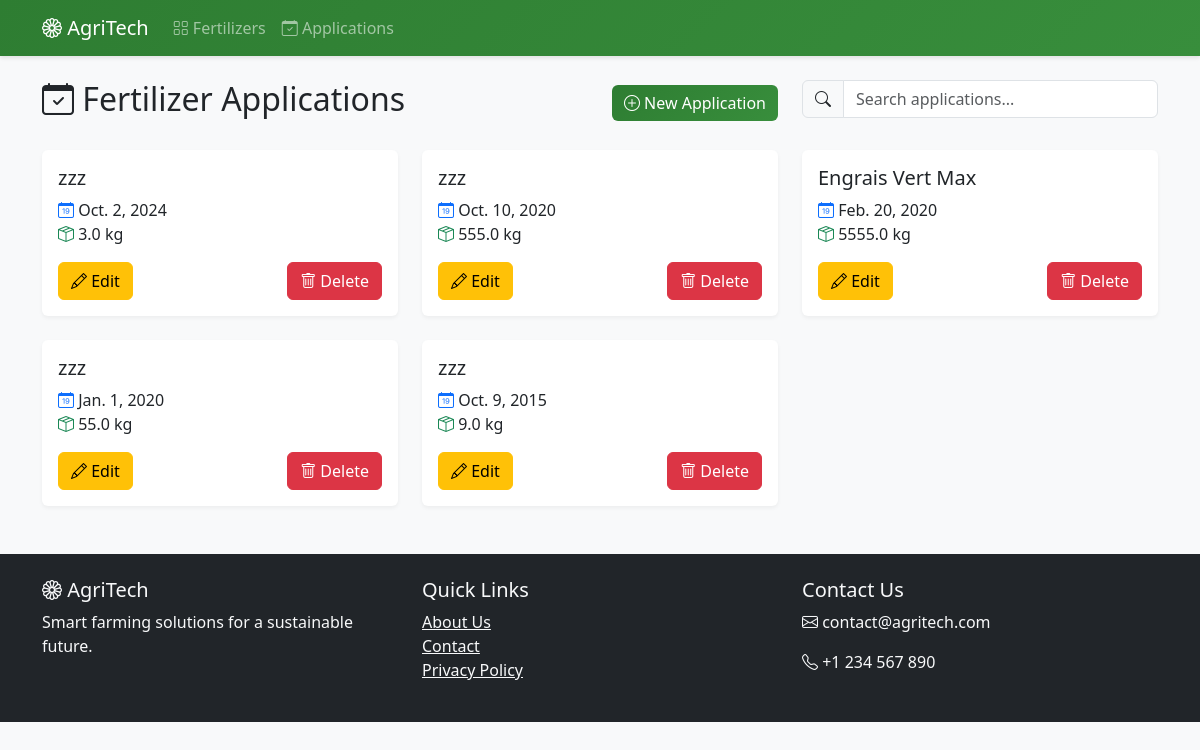
The app's page /engrais/applications/ (signed in), older data.
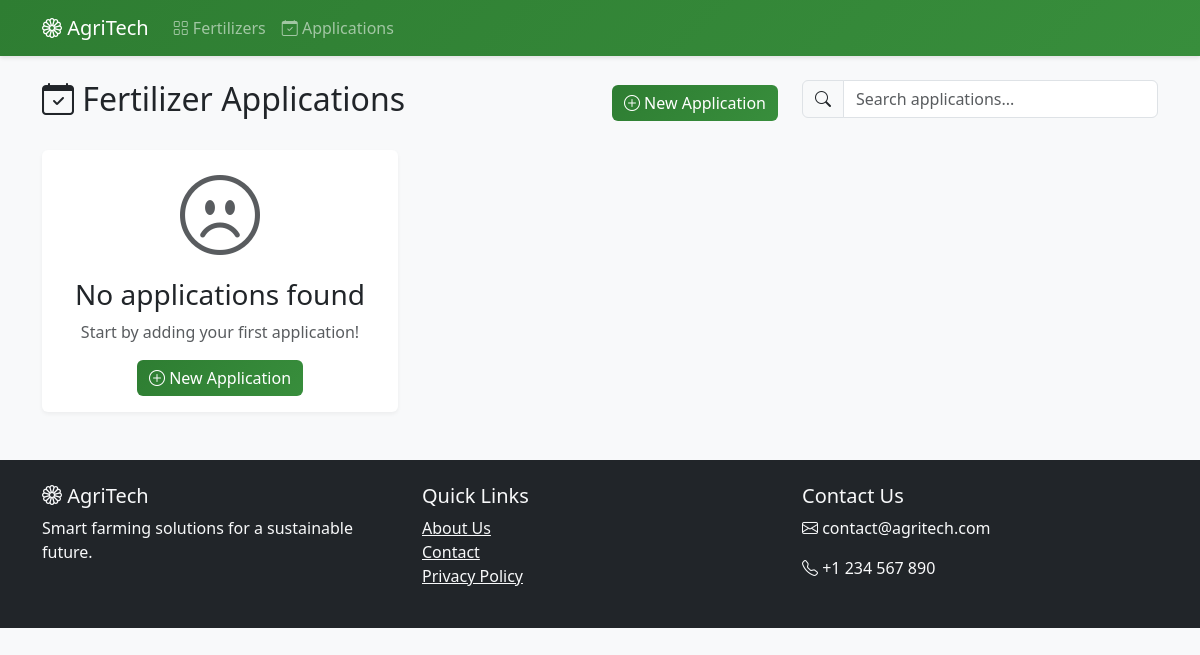
The same page, newer data.
### gestionEngrais/models.py (models this page shows, shortened)
class ApplicationEngrais(models.Model):
    engrais = models.ForeignKey(Engrais, on_delete=models.CASCADE)
    date = models.DateField()
    quantite = models.FloatField(validators=[MinValueValidator(0.0)])
    class Meta:
        verbose_name = "Application d'engrais"
        verbose_name_plural = "Applications d'engrais"
        ordering = ['-date']
    engrais = models.ForeignKey(Engrais, on_delete=models.CASCADE)
    date = models.DateField()
    quantite = models.FloatField(validators=[MinValueValidator(0.0)])
    class Meta:
        verbose_name = "Application d'engrais"
        verbose_name_plural = "Applications d'engrais"
        ordering = ['-date']

class Engrais(models.Model):
    nom = models.CharField(max_length=255)
    composition = models.CharField(max_length=255)
    recommandation_dose = models.FloatField(
        validators=[MinValueValidator(0.0)],
        default=100.0  # Valeur par défaut
    )
    type_sol = models.CharField(max_length=100)
    class Meta:
        verbose_name = "Engrais"
        verbose_name_plural = "Engrais"

### gestionEngrais/views.py (the view)
class ApplicationEngraisListView(ListView):
    model = ApplicationEngrais
    template_name = 'gestionEngrais/application_engrais_list.html'  # Changed from applicationengrais_list.html
    context_object_name = 'applications'

### gestionEngrais/templates/gestionEngrais/application_engrais_list.html (shortened to what this page needs)
{% extends 'gestionEngrais/base.html' %}
{% block content %}
<div class="row mb-4">
    <div class="col-md-8">
        <div class="d-flex justify-content-between align-items-center">
            <h2><i class="bi bi-calendar-check"></i> Fertilizer Applications</h2>
            <a href="{% url 'gestionEngrais:application-create' %}" class="btn btn-success">
                <i class="bi bi-plus-circle"></i> New Application
            </a>
        </div>
    </div>
    <div class="col-md-4">
        <div class="input-group">
            <span class="input-group-text"><i class="bi bi-search"></i></span>
            <input type="text" class="form-control" placeholder="Search applications...">
        </div>
    </div>
</div>
<div class="row row-cols-1 row-cols-md-3 g-4">
    {% for application in applications %}
    <div class="col">
        <div class="card h-100">
            <div class="card-body">
                <h5 class="card-title">{{ application.engrais.nom }}</h5>
                <p class="card-text">
                    <i class="bi bi-calendar-date text-primary"></i> {{ application.date }}<br>
                    <i class="bi bi-box-seam text-success"></i> {{ application.quantite }} kg<br>
                </p>
                <div class="d-flex justify-content-between mt-3">
                    <a href="{% url 'gestionEngrais:application-update' application.id %}" class="btn btn-warning">
                        <i class="bi bi-pencil"></i> Edit
                    </a>
                    <a href="{% url 'gestionEngrais:application-delete' application.id %}" class="btn btn-danger">
                        <i class="bi bi-trash"></i> Delete
                    </a>
                </div>
            </div>
        </div>
    </div>
    {% empty %}
    <div class="col-12">
        <div class="card">
            <div class="card-body text-center">
                <i class="bi bi-emoji-frown display-1 text-muted"></i>
                <h3 class="mt-3">No applications found</h3>
                <p class="text-muted">Start by adding your first application!</p>
                <a href="{% url 'gestionEngrais:application-create' %}" class="btn btn-success">
                    <i class="bi bi-plus-circle"></i> New Application
                </a>
            </div>
        </div>
    </div>
    {% endfor %}
</div>
{% endblock %}

### gestionEngrais/templates/gestionEngrais/base.html (shortened to what this page needs)
<!DOCTYPE html>
<html lang="en">
<head>
    <link href="https://cdn.jsdelivr.net/npm/bootstrap@5.3.2/dist/css/bootstrap.min.css" rel="stylesheet">
    <link rel="stylesheet" href="https://cdn.jsdelivr.net/npm/bootstrap-icons@1.11.1/font/bootstrap-icons.css">
</head>
<body>
    <nav class="navbar navbar-expand-lg navbar-dark mb-4">
        <div class="container">
            <a class="navbar-brand" href="{% url 'gestionEngrais:engrais-list' %}">
                <i class="bi bi-flower1"></i> AgriTech
            </a>
            <div class="collapse navbar-collapse" id="navbarNav">
                <ul class="navbar-nav me-auto">
                    <li class="nav-item">
                        <a class="nav-link" href="{% url 'gestionEngrais:engrais-list' %}">
                            <i class="bi bi-grid"></i> Fertilizers
                        </a>
                    </li>
                    <li class="nav-item">
                        <a class="nav-link" href="{% url 'gestionEngrais:application-list' %}">
                            <i class="bi bi-calendar-check"></i> Applications
                        </a>
                    </li>
                </ul>
            </div>
        </div>
    </nav>
    <div class="container">
        {% block content %}{% endblock %}
    </div>
    <footer class="bg-dark text-light mt-5 py-4">
        <div class="container">
            <div class="row">
                <div class="col-md-4">
                    <h5><i class="bi bi-flower1"></i> AgriTech</h5>
                    <p>Smart farming solutions for a sustainable future.</p>
                </div>
                <div class="col-md-4">
                    <h5>Quick Links</h5>
                    <ul class="list-unstyled">
                        <li><a href="#" class="text-light">About Us</a></li>
                        <li><a href="#" class="text-light">Contact</a></li>
                        <li><a href="#" class="text-light">Privacy Policy</a></li>
                    </ul>
                </div>
                <div class="col-md-4">
                    <h5>Contact Us</h5>
                    <p><i class="bi bi-envelope"></i> contact@agritech.com</p>
                    <p><i class="bi bi-telephone"></i> +1 234 567 890</p>
                </div>
            </div>
        </div>
    </footer>
</body>
</html>

### gestionEngrais/templates/gestionEngrais/base.html (style rules this page uses)
body { background-color: #f8f9fa; font-family: 'Segoe UI', Tahoma, Geneva, Verdana, sans-serif; }
.navbar { background: linear-gradient(135deg, #2E7D32 0%, #388E3C 100%) !important; box-shadow: 0 2px 4px rgba(0,0,0,0.1); }
.card { border: none; box-shadow: 0 2px 4px rgba(0,0,0,0.05); transition: transform 0.2s; }
.btn-success { background: linear-gradient(135deg, #2E7D32 0%, #388E3C 100%); border: none; }

Row changes from the older to the newer data that the page shows:
removed ApplicationEngrais: engrais.nom "zzz", date "Oct. 2, 2024", quantite "3.0"
removed ApplicationEngrais: engrais.nom "zzz", date "Oct. 10, 2020", quantite "555.0"
removed ApplicationEngrais: engrais.nom "Engrais Vert Max", date "Feb. 20, 2020", quantite "5555.0"
removed ApplicationEngrais: engrais.nom "zzz", date "Jan. 1, 2020", quantite "55.0"
removed ApplicationEngrais: engrais.nom "zzz", date "Oct. 9, 2015", quantite "9.0"
Text that changed along with them:
text now shown: "No applications found Start by adding your first application! New Application"
